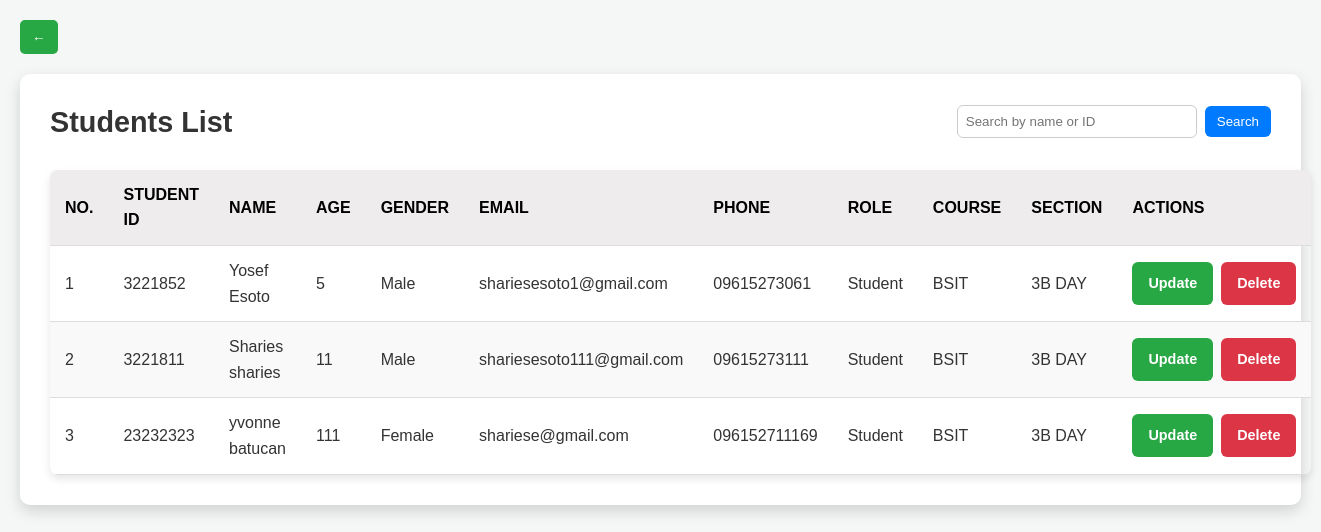
The app's page /admin/view_students.php with its own data.
### tables this page shows
CREATE TABLE `users` (
  `id` int(11) NOT NULL,
  `first_name` varchar(255) DEFAULT NULL,
  `last_name` varchar(255) DEFAULT NULL,
  `age` int(11) DEFAULT NULL,
  `gender` varchar(50) DEFAULT NULL,
  `email` varchar(255) DEFAULT NULL,
  `phone` varchar(50) DEFAULT NULL,
  `membership_end` date NOT NULL,
  `role` varchar(50) DEFAULT NULL,
  `student_id` varchar(50) DEFAULT NULL,
  `course` varchar(50) DEFAULT NULL,
  `section` varchar(50) DEFAULT NULL,
  `customer_id` varchar(50) DEFAULT NULL,
  `payment_plan` varchar(50) DEFAULT NULL,
  `services` text DEFAULT NULL,
  `faculty_id` varchar(50) DEFAULT NULL,
  `faculty_dept` varchar(50) DEFAULT NULL,
  `created_at` timestamp NOT NULL DEFAULT current_timestamp(),
  `reset_otp` varchar(6) DEFAULT NULL,
  `otp_expiry` datetime DEFAULT NULL
);

### admin/view_students.php (the view, shortened to what this page needs)
<?php
include('../user/db_connection.php');
$search = $_GET['search'] ?? '';
$condition = '';
$query = "SELECT * FROM users WHERE role = 'Student' $condition";
$result = mysqli_query($conn, $query);
?>
<!DOCTYPE html>
<html lang="en">
<head>
</head>
<body>
    <a href="manage_users.php" class="back-link"> ← </a>
    <div class="container">
        <div class="header-row">
            <h3>Students List</h3>
            <form method="GET" class="search-form">
                <input type="text" name="search" placeholder="Search by name or ID" value="<?= htmlspecialchars($search) ?>">
                <button type="submit"><i class="fas fa-search"></i> Search</button>
            </form>
        </div>
        <table>
            <thead>
                <tr>
                    <th>No.</th>
                    <th>Student ID</th>
                    <th>Name</th>
                    <th>Age</th>
                    <th>Gender</th>
                    <th>Email</th>
                    <th>Phone</th>
                    <th>Role</th>
                    <th>Course</th>
                    <th>Section</th>
                    <th>Actions</th>
                </tr>
            </thead>
            <tbody>
                <?php $counter = 1; while ($user = mysqli_fetch_assoc($result)) : ?>
                <tr>
                    <td><?= $counter++ ?></td>
                    <td><?= htmlspecialchars($user['student_id']) ?></td>
                    <td><?= htmlspecialchars($user['first_name'] . ' ' . $user['last_name']) ?></td>
                    <td><?= htmlspecialchars($user['age']) ?></td>
                    <td><?= htmlspecialchars($user['gender']) ?></td>
                    <td><?= htmlspecialchars($user['email']) ?></td>
                    <td><?= htmlspecialchars($user['phone']) ?></td>
                    <td><?= htmlspecialchars($user['role']) ?></td>
                    <td><?= htmlspecialchars($user['course']) ?></td>
                    <td><?= htmlspecialchars($user['section']) ?></td>
                    <td>
                        <div class="actions">
                            <a href="edit_user.php?id=<?= urlencode($user['id']) ?>" class="btn btn-update">Update</a>
                            <a href="delete_user.php?id=<?= urlencode($user['id']) ?>" class="btn btn-delete" onclick="return confirm('Are you sure you want to delete this user?')">Delete</a>
                        </div>
                    </td>
                </tr>
                <?php endwhile; ?>
            </tbody>
        </table>
    </div>
</body>
</html>

### admin/view_students.php (style rules this page uses)
* { margin: 0; padding: 0; box-sizing: border-box; }
body { font-family: 'Arial', sans-serif; background-color: #f4f7f6; color: #333; line-height: 1.6; padding: 20px; display: flex; flex-direction: column; align-items: center; }
a.back-link { align-self: flex-start; margin-bottom: 20px; color: white; background-color: #28a745; text-decoration: none; font-weight: 600; padding: 6px 12px; border-radius: 5px; border: none; font-size: 0.85rem; }
.container { background-color: white; width: 100%; max-width: 1300px; padding: 25px 30px 30px 30px; border-radius: 10px; box-shadow: 0 6px 15px rgba(0,0,0,0.15); }
.header-row { display: flex; justify-content: space-between; align-items: center; margin-bottom: 25px; }
.header-row h3 { font-weight: 700; font-size: 1.8rem; color: #333; user-select: none; }
.search-form { display: flex; align-items: center; }
.search-form input[type="text"] { padding: 8px; width: 240px; border-radius: 6px; border: 1px solid #ccc; }
.search-form button { padding: 8px 12px; border: none; border-radius: 6px; background-color: #007bff; color: white; cursor: pointer; margin-left: 8px; }
table { width: 100%; border-collapse: collapse; border-radius: 8px; overflow: hidden; box-shadow: 0 4px 8px rgba(0, 0, 0, 0.1); }
table th, table td { padding: 12px 15px; text-align: left; border-bottom: 1px solid #ddd; font-size: 1rem; vertical-align: middle; }
table th { background-color: rgb(238, 236, 236); color: black; font-weight: 700; text-transform: uppercase; user-select: none; }
table tr:nth-child(even) { background-color: #f9f9f9; }
.btn { text-decoration: none; padding: 10px 16px; border-radius: 6px; font-weight: 600; font-size: 0.9rem; user-select: none; border: none; color: white; display: inline-block; }
.btn-update { background-color: #28a745; }
.btn-delete { background-color: #dc3545; }
.actions { display: flex; gap: 8px; }

### records on screen
users: student "3221852", first_name+last_name "Yosef Esoto", age "5", gender "Male", email "shariesesoto1@gmail.com", phone "09615273061", role "Student", course "BSIT", section "3B DAY"
users: student "3221811", first_name+last_name "Sharies sharies", age "11", gender "Male", email "shariesesoto111@gmail.com", phone "09615273111", role "Student", course "BSIT", section "3B DAY"
users: student "23232323", first_name+last_name "yvonne batucan", age "111", gender "Female", email "shariese@gmail.com", phone "096152711169", role "Student", course "BSIT", section "3B DAY"
